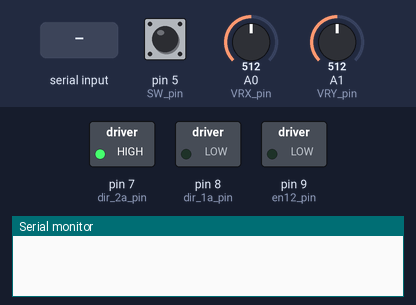
The sketch below on a simulated Arduino Uno, built with avr-gcc and run on an emulated ATmega328P. Parts: switched loads named in the sketch (green lamp = pin HIGH), the last lines printed to the serial monitor. The inputs (shaded band) are chosen by the test bench; at power-on: A0 (VRX_pin) = 512, pin 5 (SW_pin) HIGH, A1 (VRY_pin) = 512.

Above: at 1.2 s.
1.3 s: "nhanh" received over Serial
At 4.4 s:
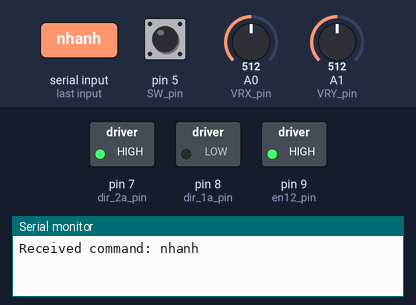
5.1 s: "thuan" received over Serial
At 8.5 s:
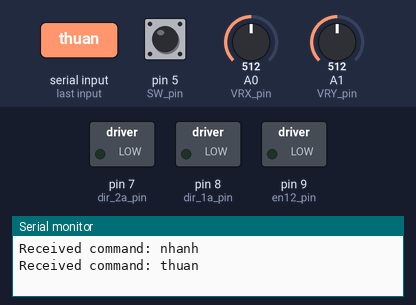
8.8 s: "nghich" received over Serial
At 11.1 s:
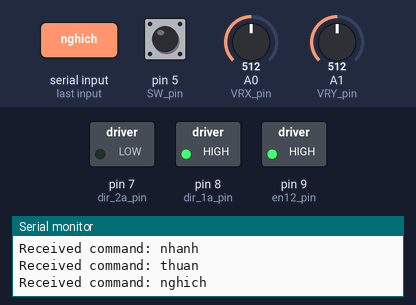
12.9 s: "cham" received over Serial
At 15.4 s:
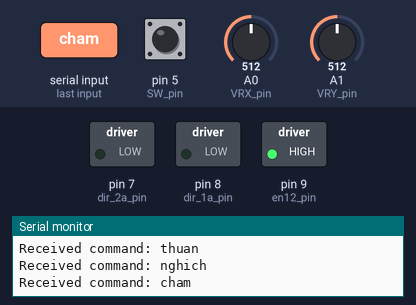
17.0 s: A0 (VRX_pin) set to 604
18.5 s: A0 (VRX_pin) set to 632
Timing chart, 0 to 21.5 s (numbered marks = the images above; inputs shaded):
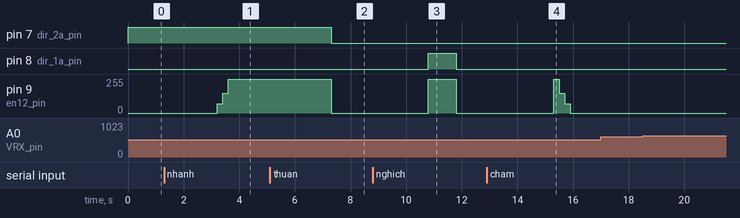

Measured:
- after the input at 1.3 s, pin 9 (en12_pin): 0/255 → 70/255 after 1.9 s, → 150/255 0.20 s later, → 255/255 0.20 s later
- after the input at 5.1 s, pin 7 (dir_2a_pin): HIGH → LOW after 2.2 s; pin 9 (en12_pin): 255/255 → 0/255 after 2.2 s
- after the input at 8.8 s, pin 8 (dir_1a_pin): LOW → HIGH after 2.0 s, → LOW 1.0 s later; pin 9 (en12_pin): 0/255 → 255/255 after 2.0 s, → 0/255 1.0 s later
- after the input at 12.9 s, pin 9 (en12_pin): 0/255 → 255/255 after 2.4 s, → 150/255 0.20 s later, → 70/255 0.20 s later, → 0/255 0.20 s later
- after the input at 17.0 s, every drawn part: stays the same

The sketch:

ARDUINO.ino
```cpp
const int en12_pin = 9;
const int dir_1a_pin = 8;
const int dir_2a_pin = 7;

void dc_motor_thuan(int output_1 = HIGH, int output_2 = LOW, int speed = 255, int delay_ms = 1000);
void dc_motor_nghich(int output_1 = LOW, int output_2 = HIGH, int speed = 255, int delay_ms = 1000);
void dc_motor_cham();
void dc_motor_nhanh();

// analog
int VRX_pin = A0; // Joystick trục X
int VRY_pin = A1; // Joystick trục Y
// digital
int SW_pin = 5; // Nút nhấn trên joystick

// Các hướng có thể của joystick
const int NORTH = 0;
const int NORTH_EAST = 1;
const int EAST = 2;
const int SOUTH_EAST = 3;
const int SOUTH = 4;
const int SOUTH_WEST = 5;
const int WEST = 6;
const int NORTH_WEST = 7;
const int CENTER = 8;

// Các biến để lưu giá trị đọc từ joystick và hướng hiện tại
int VRX_value, VRY_value;
int direction = -1, direction_cache;

// Hàm chuyển đổi giá trị từ joystick sang hướng
int coor_to_direction(int VRX_value, int VRY_value);

// Các hàm kiểm tra phạm vi giá trị của joystick
bool is_large_coor(int coor);
bool is_middle_coor(int coor);
bool is_small_coor(int coor);

void setup() {
  Serial.begin(115200);  // UART Start

  pinMode(VRX_pin, INPUT);
  pinMode(VRY_pin, INPUT);
  pinMode(SW_pin, INPUT_PULLUP);

  pinMode(en12_pin, OUTPUT);
  pinMode(dir_1a_pin, OUTPUT);
  pinMode(dir_2a_pin, OUTPUT);

  digitalWrite(dir_1a_pin, LOW);
  digitalWrite(dir_2a_pin, HIGH);
}

void loop() {
  // Đọc giá trị từ joystick
  VRX_value = analogRead(VRX_pin);
  VRY_value = analogRead(VRY_pin);

  // Xác định hướng từ giá trị joystick
  direction = coor_to_direction(VRX_value, VRY_value);

  // In giá trị đọc từ trục Y của joystick ra Serial Monitor

  // Xoay động cơ tương ứng với hướng của joystick
  if (direction == WEST) {
    Serial.println("joyWEST");
  } else if (direction == NORTH) {
    Serial.println("joyNORTH");
  } else if (direction == EAST) {
    Serial.println("joyEAST");
  } else if (direction == SOUTH) {
    Serial.println("joySOUTH");
  }

  // Đọc giá trị từ nút nhấn trên joystick
  int SW_value = digitalRead(SW_pin);

  // Nếu nút nhấn được nhấn, tắt tất cả các đèn LED
  if (SW_value == LOW) {
    Serial.println("joyPUSH");
  }

  if (Serial.available() > 0) {
    String command = Serial.readString();
    if (command.length() > 0) {
      Serial.println("Received command: " + command);

      if (command.startsWith("thuan")) {
        dc_motor_thuan(LOW, HIGH);
        // Brake
        dc_motor_thuan(LOW, LOW, 0);
        delay(500);
      } else if (command.startsWith("nghich")) {
        dc_motor_nghich(LOW, HIGH);
        // Brake
        dc_motor_nghich(LOW, LOW, 0);
        delay(500);
      } else if (command.startsWith("nhanh")) {
        dc_motor_nhanh();
        delay(500);
      } else if (command.startsWith("cham")) {
        dc_motor_cham();
        delay(500);
      }
    }
  }

  delay(1000); // Đợi một chút trước khi lặp lại
}

// Hàm chuyển đổi giá trị từ trục X và Y của joystick sang hướng
int coor_to_direction(int VRX_value, int VRY_value) {
  if (is_large_coor(VRX_value) && is_middle_coor(VRY_value))
    return NORTH;
  if (is_large_coor(VRX_value) && is_large_coor(VRY_value))
    return NORTH_EAST;
  if (is_middle_coor(VRX_value) && is_large_coor(VRY_value))
    return EAST;
  if (is_small_coor(VRX_value) && is_large_coor(VRY_value))
    return SOUTH_EAST;
  if (is_small_coor(VRX_value) && is_middle_coor(VRY_value))
    return SOUTH;
  if (is_small_coor(VRX_value) && is_small_coor(VRY_value))
    return SOUTH_WEST;
  if (is_middle_coor(VRX_value) && is_small_coor(VRY_value))
    return WEST;
  if (is_large_coor(VRX_value) && is_small_coor(VRY_value))
    return NORTH_WEST;
  return CENTER; // Trả về hướng trung tâm nếu không phát hiện hướng nào khác
}

// Các hàm kiểm tra phạm vi giá trị của joystick
bool is_large_coor(int coor) {
  return coor > 614;
}
bool is_middle_coor(int coor) {
  return (coor <= 614) && (coor >= 400);
}
bool is_small_coor(int coor) {
  return coor < 400;
}

void dc_motor_thuan(int output_1, int output_2, int speed, int delay_ms) {
  if (output_1 != digitalRead(dir_1a_pin) || output_2 != digitalRead(dir_2a_pin)) {
    digitalWrite(dir_1a_pin, output_1);
    digitalWrite(dir_2a_pin, output_2);
  }
  if (speed != analogRead(en12_pin)) {
    analogWrite(en12_pin, speed);
  }
  delay(delay_ms);
}

void dc_motor_nghich(int output_1, int output_2, int speed, int delay_ms) {
  if (output_1 != digitalRead(dir_1a_pin) || output_2 != digitalRead(dir_2a_pin)) {
    digitalWrite(dir_1a_pin, output_2);
    digitalWrite(dir_2a_pin, output_1);
  }
  if (speed != analogRead(en12_pin)) {
    analogWrite(en12_pin, speed);
  }
  delay(delay_ms);
}

void dc_motor_cham() {
  analogWrite(en12_pin, 255);
  delay(200);
  analogWrite(en12_pin, 150);
  delay(200);
  analogWrite(en12_pin, 70);
  delay(200);
  analogWrite(en12_pin, 0);
  delay(200);
}

void dc_motor_nhanh() {
  analogWrite(en12_pin, 0);
  delay(200);
  analogWrite(en12_pin, 70);
  delay(200);
  analogWrite(en12_pin, 150);
  delay(200);
  analogWrite(en12_pin, 255);
  delay(200);
}
```
